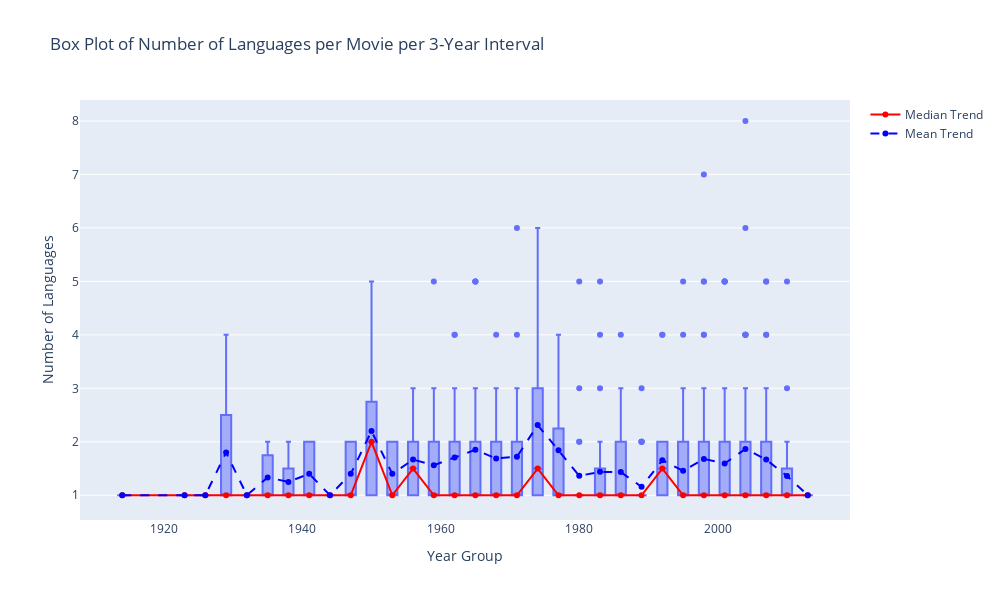

Notebook source saved alongside this figure:
### Markdown cell above
## Number of languages per movie over time

### Code cell
based_on_books_df['num_languages'] = based_on_books_df['spoken_languages'].apply(lambda x: 1 if x is None else len(x.split(',')))
based_on_books_df['num_languages'] = based_on_books_df['num_languages'].replace(0, 1)

based_on_books_df.loc[:, 'year'] = pd.to_datetime(based_on_books_df['release_date'], errors='coerce').dt.year
based_on_books_df = based_on_books_df.dropna(subset=['year'])

# based_on_books_df['year_group'] = (based_on_books_df['year'] // 3) * 3

trend = based_on_books_df.groupby('year_group')['num_languages'].median().reset_index()

fig = px.box(based_on_books_df, x='year_group', y='num_languages',
                title='Box Plot of Number of Languages per Movie per 3-Year Interval',
                labels={'year_group': 'Year Group', 'num_languages': 'Number of Languages'},
                points=None)

fig.add_scatter(x=trend['year_group'], y=trend['num_languages'], mode='lines+markers',
                name='Median Trend', line=dict(color='red', width=2))

mean_trend = based_on_books_df.groupby('year_group')['num_languages'].mean().reset_index()
fig.add_scatter(x=mean_trend['year_group'], y=mean_trend['num_languages'], mode='lines+markers',
                name='Mean Trend', line=dict(color='blue', width=2, dash='dash'))

fig.update_layout(
    xaxis_title='Year Group',
    yaxis_title='Number of Languages',
    width=1000,
    height=600
)

fig.show()

### Figure 1 — Plotly figure (JSON) as saved in the notebook; plotly's stock layout.template omitted (floating-point values rounded to 4 significant figures; data arrays with more than 128 entries replaced by an {"elided": "..."} marker saying what was removed)
{"data": [{"alignmentgroup": "True", "hovertemplate": "Year Group=%{x}<br>Number of Languages=%{y}<extra></extra>", "legendgroup": "", "marker": {"color": "#636efa"}, "name": "", "notched": false, "offsetgroup": "", "orientation": "v", "showlegend": false, "x": {"elided": "659 int values"}, "x0": " ", "xaxis": "x", "y": {"elided": "659 int values"}, "y0": " ", "yaxis": "y", "type": "box"}, {"line": {"color": "red", "width": 2}, "mode": "lines+markers", "name": "Median Trend", "x": [1914, 1923, 1926, 1929, 1932, 1935, 1938, 1941, 1944, 1947, 1950, 1953, 1956, 1959, 1962, 1965, 1968, 1971, 1974, 1977, 1980, 1983, 1986, 1989, 1992, 1995, 1998, 2001, 2004, 2007, 2010, 2013], "y": [1.0, 1.0, 1.0, 1.0, 1.0, 1.0, 1.0, 1.0, 1.0, 1.0, 2.0, 1.0, 1.5, 1.0, 1.0, 1.0, 1.0, 1.0, 1.5, 1.0, 1.0, 1.0, 1.0, 1.0, 1.5, 1.0, 1.0, 1.0, 1.0, 1.0, 1.0, 1.0], "type": "scatter"}, {"line": {"color": "blue", "dash": "dash", "width": 2}, "mode": "lines+markers", "name": "Mean Trend", "x": [1914, 1923, 1926, 1929, 1932, 1935, 1938, 1941, 1944, 1947, 1950, 1953, 1956, 1959, 1962, 1965, 1968, 1971, 1974, 1977, 1980, 1983, 1986, 1989, 1992, 1995, 1998, 2001, 2004, 2007, 2010, 2013], "y": [1.0, 1.0, 1.0, 1.8, 1.0, 1.333, 1.25, 1.4, 1.0, 1.4, 2.2, 1.4, 1.667, 1.562, 1.706, 1.85, 1.688, 1.72, 2.312, 1.84, 1.364, 1.438, 1.433, 1.158, 1.654, 1.457, 1.679, 1.594, 1.867, 1.667, 1.361, 1.0], "type": "scatter"}], "layout": {"xaxis": {"anchor": "y", "domain": [0.0, 1.0], "title": {"text": "Year Group"}}, "yaxis": {"anchor": "x", "domain": [0.0, 1.0], "title": {"text": "Number of Languages"}}, "legend": {"tracegroupgap": 0}, "title": {"text": "Box Plot of Number of Languages per Movie per 3-Year Interval"}, "boxmode": "group", "width": 1000, "height": 600}}
